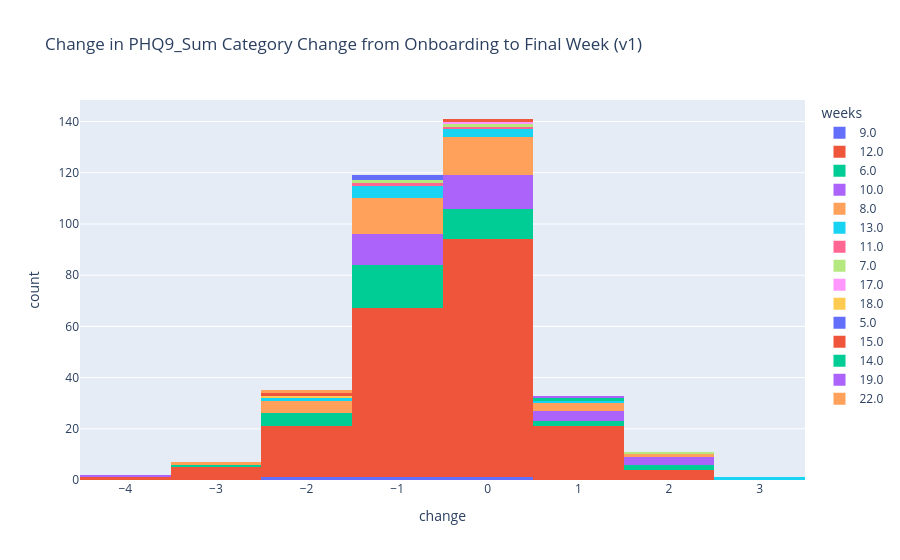
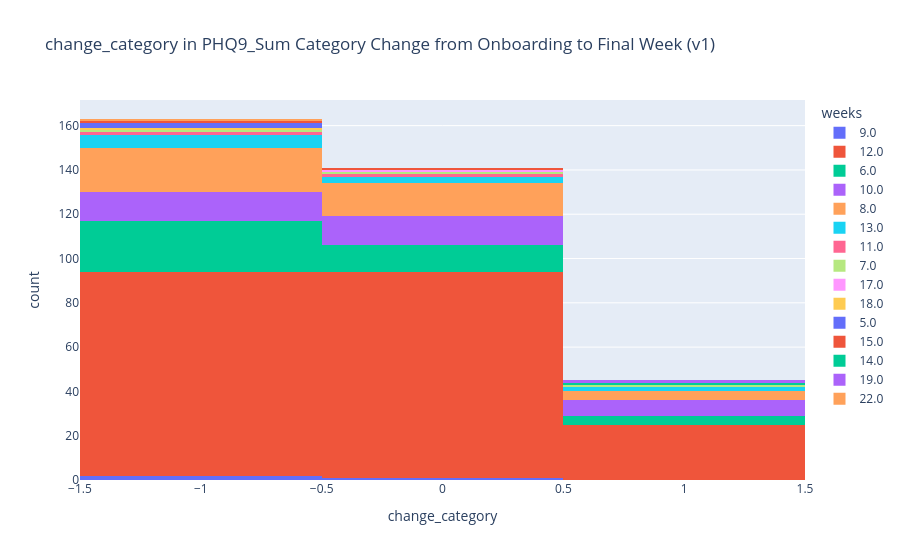
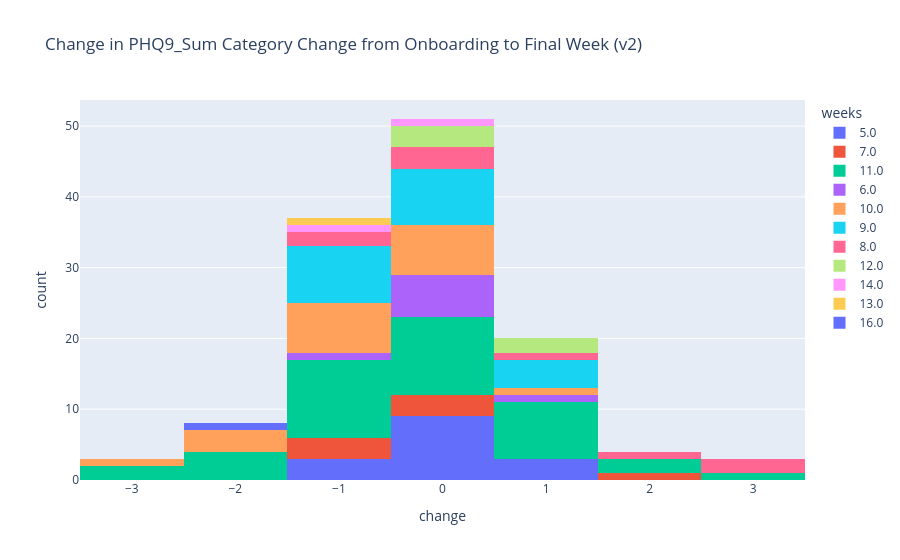
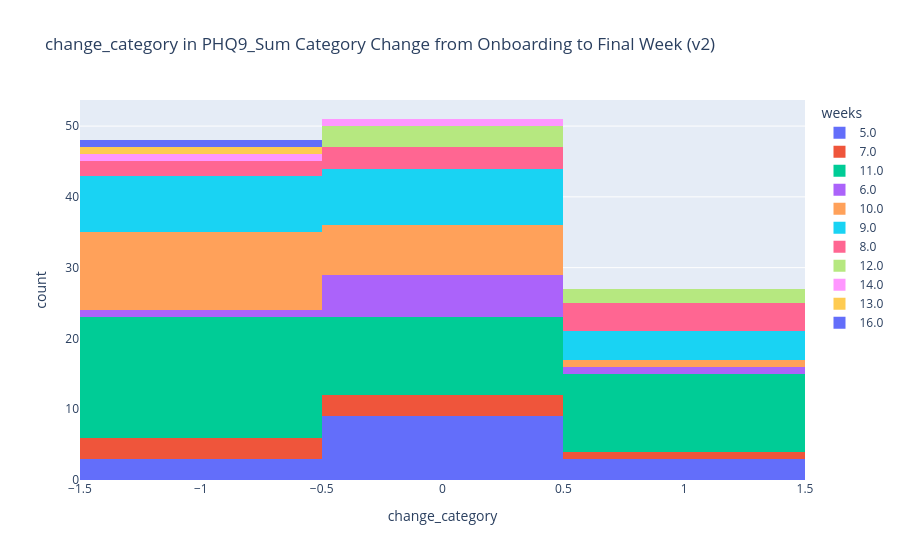

These figures' notebook cell, in order:
### Code cell
import plotly.express as px

for name in ['v1', 'v2']:
    print(f'################# {name} ##################')
    train = pd.read_csv(os.path.join(brighten_dir, f'{name}_train.csv'))
    change_in_phq9_cat = []
    for i, sub_df in train.groupby('num_id'):
            sub_df=sub_df.dropna(subset='phq9_cat')
            sub_df = sub_df.sort_values('dt')
            if sub_df.shape[0]>0:
                og_cat = sub_df.iloc[0]['phq9_cat']
                end_cat = sub_df.iloc[sub_df.shape[0]-1]['phq9_cat']
                try: 
                    cat_diff = end_cat-og_cat
                    weeks = sub_df['week'].max()
                    if weeks > 4:
                        if cat_diff < 0:
                             diff_cat = -1
                        elif cat_diff > 0:
                             diff_cat = 1
                        else: 
                             diff_cat = 0
                        change_in_phq9_cat.append([i, cat_diff, weeks, diff_cat])
                         
                except Exception as e:
                    print(i, e)
                    continue
            
    change_df = pd.DataFrame(change_in_phq9_cat, columns=['sub', 'change', 'weeks', 'change_category'])
    #display(change_df)

    fig = px.histogram(change_df, x='change', color='weeks', barmode='stack', title=f'Change in PHQ9_Sum Category Change from Onboarding to Final Week ({name})')
    fig.show()

    fig2 = px.histogram(change_df, x='change_category', color='weeks', barmode='stack', title=f'change_category in PHQ9_Sum Category Change from Onboarding to Final Week ({name})')
    fig2.show()

### Figure 1 — Plotly figure (JSON) as saved in the notebook; plotly's stock layout.template omitted (floating-point values rounded to 4 significant figures; data arrays with more than 128 entries replaced by an {"elided": "..."} marker saying what was removed)
{"data": [{"bingroup": "x", "hovertemplate": "weeks=9.0<br>change=%{x}<br>count=%{y}<extra></extra>", "legendgroup": "9.0", "marker": {"color": "#636efa", "pattern": {"shape": ""}}, "name": "9.0", "orientation": "v", "showlegend": true, "type": "histogram", "x": [0.0, -1.0, -2.0], "xaxis": "x", "yaxis": "y"}, {"bingroup": "x", "hovertemplate": "weeks=12.0<br>change=%{x}<br>count=%{y}<extra></extra>", "legendgroup": "12.0", "marker": {"color": "#EF553B", "pattern": {"shape": ""}}, "name": "12.0", "orientation": "v", "showlegend": true, "type": "histogram", "x": {"elided": "210 float values"}, "xaxis": "x", "yaxis": "y"}, {"bingroup": "x", "hovertemplate": "weeks=6.0<br>change=%{x}<br>count=%{y}<extra></extra>", "legendgroup": "6.0", "marker": {"color": "#00cc96", "pattern": {"shape": ""}}, "name": "6.0", "orientation": "v", "showlegend": true, "type": "histogram", "x": [0.0, 0.0, -1.0, -2.0, -2.0, 0.0, -1.0, -1.0, 2.0, -1.0, 0.0, -1.0, -1.0, 1.0, -3.0, -1.0, -1.0, -1.0, -2.0, -1.0, -1.0, -1.0, 0.0, 0.0, 0.0, 0.0, -2.0, 0.0, 0.0, -1.0, 2.0, -1.0, 1.0, -1.0, -1.0, 0.0, -1.0, -2.0, 0.0], "xaxis": "x", "yaxis": "y"}, {"bingroup": "x", "hovertemplate": "weeks=10.0<br>change=%{x}<br>count=%{y}<extra></extra>", "legendgroup": "10.0", "marker": {"color": "#ab63fa", "pattern": {"shape": ""}}, "name": "10.0", "orientation": "v", "showlegend": true, "type": "histogram", "x": [-1.0, -1.0, -1.0, 1.0, 0.0, -4.0, 0.0, 0.0, 1.0, 2.0, 2.0, 0.0, -1.0, 0.0, -1.0, 1.0, 0.0, 0.0, -1.0, -1.0, 1.0, -1.0, -1.0, 2.0, -1.0, 0.0, -1.0, -1.0, 0.0, 0.0, 0.0, 0.0, 0.0], "xaxis": "x", "yaxis": "y"}, {"bingroup": "x", "hovertemplate": "weeks=8.0<br>change=%{x}<br>count=%{y}<extra></extra>", "legendgroup": "8.0", "marker": {"color": "#FFA15A", "pattern": {"shape": ""}}, "name": "8.0", "orientation": "v", "showlegend": true, "type": "histogram", "x": [-1.0, -2.0, -1.0, -1.0, 0.0, 1.0, 0.0, -1.0, -1.0, 1.0, 0.0, -2.0, 0.0, -1.0, -2.0, 0.0, -1.0, 0.0, -1.0, 2.0, -1.0, -1.0, 0.0, 1.0, -1.0, 0.0, -1.0, 0.0, -1.0, -1.0, -2.0, 0.0, 0.0, 0.0, 0.0, -3.0, 0.0, -2.0, 0.0], "xaxis": "x", "yaxis": "y"}, {"bingroup": "x", "hovertemplate": "weeks=13.0<br>change=%{x}<br>count=%{y}<extra></extra>", "legendgroup": "13.0", "marker": {"color": "#19d3f3", "pattern": {"shape": ""}}, "name": "13.0", "orientation": "v", "showlegend": true, "type": "histogram", "x": [3.0, -2.0, -1.0, -1.0, 1.0, 0.0, -1.0, -1.0, -1.0, 0.0, 0.0], "xaxis": "x", "yaxis": "y"}, {"bingroup": "x", "hovertemplate": "weeks=11.0<br>change=%{x}<br>count=%{y}<extra></extra>", "legendgroup": "11.0", "marker": {"color": "#FF6692", "pattern": {"shape": ""}}, "name": "11.0", "orientation": "v", "showlegend": true, "type": "histogram", "x": [-1.0, 0.0], "xaxis": "x", "yaxis": "y"}, {"bingroup": "x", "hovertemplate": "weeks=7.0<br>change=%{x}<br>count=%{y}<extra></extra>", "legendgroup": "7.0", "marker": {"color": "#B6E880", "pattern": {"shape": ""}}, "name": "7.0", "orientation": "v", "showlegend": true, "type": "histogram", "x": [2.0, 0.0, -1.0], "xaxis": "x", "yaxis": "y"}, {"bingroup": "x", "hovertemplate": "weeks=17.0<br>change=%{x}<br>count=%{y}<extra></extra>", "legendgroup": "17.0", "marker": {"color": "#FF97FF", "pattern": {"shape": ""}}, "name": "17.0", "orientation": "v", "showlegend": true, "type": "histogram", "x": [0.0], "xaxis": "x", "yaxis": "y"}, {"bingroup": "x", "hovertemplate": "weeks=18.0<br>change=%{x}<br>count=%{y}<extra></extra>", "legendgroup": "18.0", "marker": {"color": "#FECB52", "pattern": {"shape": ""}}, "name": "18.0", "orientation": "v", "showlegend": true, "type": "histogram", "x": [-2.0], "xaxis": "x", "yaxis": "y"}, {"bingroup": "x", "hovertemplate": "weeks=5.0<br>change=%{x}<br>count=%{y}<extra></extra>", "legendgroup": "5.0", "marker": {"color": "#636efa", "pattern": {"shape": ""}}, "name": "5.0", "orientation": "v", "showlegend": true, "type": "histogram", "x": [-1.0, -1.0], "xaxis": "x", "yaxis": "y"}, {"bingroup": "x", "hovertemplate": "weeks=15.0<br>change=%{x}<br>count=%{y}<extra></extra>", "legendgroup": "15.0", "marker": {"color": "#EF553B", "pattern": {"shape": ""}}, "name": "15.0", "orientation": "v", "showlegend": true, "type": "histogram", "x": [-2.0, 0.0], "xaxis": "x", "yaxis": "y"}, {"bingroup": "x", "hovertemplate": "weeks=14.0<br>change=%{x}<br>count=%{y}<extra></extra>", "legendgroup": "14.0", "marker": {"color": "#00cc96", "pattern": {"shape": ""}}, "name": "14.0", "orientation": "v", "showlegend": true, "type": "histogram", "x": [1.0], "xaxis": "x", "yaxis": "y"}, {"bingroup": "x", "hovertemplate": "weeks=19.0<br>change=%{x}<br>count=%{y}<extra></extra>", "legendgroup": "19.0", "marker": {"color": "#ab63fa", "pattern": {"shape": ""}}, "name": "19.0", "orientation": "v", "showlegend": true, "type": "histogram", "x": [1.0], "xaxis": "x", "yaxis": "y"}, {"bingroup": "x", "hovertemplate": "weeks=22.0<br>change=%{x}<br>count=%{y}<extra></extra>", "legendgroup": "22.0", "marker": {"color": "#FFA15A", "pattern": {"shape": ""}}, "name": "22.0", "orientation": "v", "showlegend": true, "type": "histogram", "x": [-2.0], "xaxis": "x", "yaxis": "y"}], "layout": {"barmode": "stack", "legend": {"title": {"text": "weeks"}, "tracegroupgap": 0}, "title": {"text": "Change in PHQ9_Sum Category Change from Onboarding to Final Week (v1)"}, "xaxis": {"anchor": "y", "domain": [0, 1], "title": {"text": "change"}}, "yaxis": {"anchor": "x", "domain": [0, 1], "title": {"text": "count"}}}}

### Figure 2 — Plotly figure (JSON) as saved in the notebook; plotly's stock layout.template omitted (floating-point values rounded to 4 significant figures; data arrays with more than 128 entries replaced by an {"elided": "..."} marker saying what was removed)
{"data": [{"bingroup": "x", "hovertemplate": "weeks=9.0<br>change_category=%{x}<br>count=%{y}<extra></extra>", "legendgroup": "9.0", "marker": {"color": "#636efa", "pattern": {"shape": ""}}, "name": "9.0", "orientation": "v", "showlegend": true, "type": "histogram", "x": [0, -1, -1], "xaxis": "x", "yaxis": "y"}, {"bingroup": "x", "hovertemplate": "weeks=12.0<br>change_category=%{x}<br>count=%{y}<extra></extra>", "legendgroup": "12.0", "marker": {"color": "#EF553B", "pattern": {"shape": ""}}, "name": "12.0", "orientation": "v", "showlegend": true, "type": "histogram", "x": {"elided": "210 int values"}, "xaxis": "x", "yaxis": "y"}, {"bingroup": "x", "hovertemplate": "weeks=6.0<br>change_category=%{x}<br>count=%{y}<extra></extra>", "legendgroup": "6.0", "marker": {"color": "#00cc96", "pattern": {"shape": ""}}, "name": "6.0", "orientation": "v", "showlegend": true, "type": "histogram", "x": [0, 0, -1, -1, -1, 0, -1, -1, 1, -1, 0, -1, -1, 1, -1, -1, -1, -1, -1, -1, -1, -1, 0, 0, 0, 0, -1, 0, 0, -1, 1, -1, 1, -1, -1, 0, -1, -1, 0], "xaxis": "x", "yaxis": "y"}, {"bingroup": "x", "hovertemplate": "weeks=10.0<br>change_category=%{x}<br>count=%{y}<extra></extra>", "legendgroup": "10.0", "marker": {"color": "#ab63fa", "pattern": {"shape": ""}}, "name": "10.0", "orientation": "v", "showlegend": true, "type": "histogram", "x": [-1, -1, -1, 1, 0, -1, 0, 0, 1, 1, 1, 0, -1, 0, -1, 1, 0, 0, -1, -1, 1, -1, -1, 1, -1, 0, -1, -1, 0, 0, 0, 0, 0], "xaxis": "x", "yaxis": "y"}, {"bingroup": "x", "hovertemplate": "weeks=8.0<br>change_category=%{x}<br>count=%{y}<extra></extra>", "legendgroup": "8.0", "marker": {"color": "#FFA15A", "pattern": {"shape": ""}}, "name": "8.0", "orientation": "v", "showlegend": true, "type": "histogram", "x": [-1, -1, -1, -1, 0, 1, 0, -1, -1, 1, 0, -1, 0, -1, -1, 0, -1, 0, -1, 1, -1, -1, 0, 1, -1, 0, -1, 0, -1, -1, -1, 0, 0, 0, 0, -1, 0, -1, 0], "xaxis": "x", "yaxis": "y"}, {"bingroup": "x", "hovertemplate": "weeks=13.0<br>change_category=%{x}<br>count=%{y}<extra></extra>", "legendgroup": "13.0", "marker": {"color": "#19d3f3", "pattern": {"shape": ""}}, "name": "13.0", "orientation": "v", "showlegend": true, "type": "histogram", "x": [1, -1, -1, -1, 1, 0, -1, -1, -1, 0, 0], "xaxis": "x", "yaxis": "y"}, {"bingroup": "x", "hovertemplate": "weeks=11.0<br>change_category=%{x}<br>count=%{y}<extra></extra>", "legendgroup": "11.0", "marker": {"color": "#FF6692", "pattern": {"shape": ""}}, "name": "11.0", "orientation": "v", "showlegend": true, "type": "histogram", "x": [-1, 0], "xaxis": "x", "yaxis": "y"}, {"bingroup": "x", "hovertemplate": "weeks=7.0<br>change_category=%{x}<br>count=%{y}<extra></extra>", "legendgroup": "7.0", "marker": {"color": "#B6E880", "pattern": {"shape": ""}}, "name": "7.0", "orientation": "v", "showlegend": true, "type": "histogram", "x": [1, 0, -1], "xaxis": "x", "yaxis": "y"}, {"bingroup": "x", "hovertemplate": "weeks=17.0<br>change_category=%{x}<br>count=%{y}<extra></extra>", "legendgroup": "17.0", "marker": {"color": "#FF97FF", "pattern": {"shape": ""}}, "name": "17.0", "orientation": "v", "showlegend": true, "type": "histogram", "x": [0], "xaxis": "x", "yaxis": "y"}, {"bingroup": "x", "hovertemplate": "weeks=18.0<br>change_category=%{x}<br>count=%{y}<extra></extra>", "legendgroup": "18.0", "marker": {"color": "#FECB52", "pattern": {"shape": ""}}, "name": "18.0", "orientation": "v", "showlegend": true, "type": "histogram", "x": [-1], "xaxis": "x", "yaxis": "y"}, {"bingroup": "x", "hovertemplate": "weeks=5.0<br>change_category=%{x}<br>count=%{y}<extra></extra>", "legendgroup": "5.0", "marker": {"color": "#636efa", "pattern": {"shape": ""}}, "name": "5.0", "orientation": "v", "showlegend": true, "type": "histogram", "x": [-1, -1], "xaxis": "x", "yaxis": "y"}, {"bingroup": "x", "hovertemplate": "weeks=15.0<br>change_category=%{x}<br>count=%{y}<extra></extra>", "legendgroup": "15.0", "marker": {"color": "#EF553B", "pattern": {"shape": ""}}, "name": "15.0", "orientation": "v", "showlegend": true, "type": "histogram", "x": [-1, 0], "xaxis": "x", "yaxis": "y"}, {"bingroup": "x", "hovertemplate": "weeks=14.0<br>change_category=%{x}<br>count=%{y}<extra></extra>", "legendgroup": "14.0", "marker": {"color": "#00cc96", "pattern": {"shape": ""}}, "name": "14.0", "orientation": "v", "showlegend": true, "type": "histogram", "x": [1], "xaxis": "x", "yaxis": "y"}, {"bingroup": "x", "hovertemplate": "weeks=19.0<br>change_category=%{x}<br>count=%{y}<extra></extra>", "legendgroup": "19.0", "marker": {"color": "#ab63fa", "pattern": {"shape": ""}}, "name": "19.0", "orientation": "v", "showlegend": true, "type": "histogram", "x": [1], "xaxis": "x", "yaxis": "y"}, {"bingroup": "x", "hovertemplate": "weeks=22.0<br>change_category=%{x}<br>count=%{y}<extra></extra>", "legendgroup": "22.0", "marker": {"color": "#FFA15A", "pattern": {"shape": ""}}, "name": "22.0", "orientation": "v", "showlegend": true, "type": "histogram", "x": [-1], "xaxis": "x", "yaxis": "y"}], "layout": {"barmode": "stack", "legend": {"title": {"text": "weeks"}, "tracegroupgap": 0}, "title": {"text": "change_category in PHQ9_Sum Category Change from Onboarding to Final Week (v1)"}, "xaxis": {"anchor": "y", "domain": [0, 1], "title": {"text": "change_category"}}, "yaxis": {"anchor": "x", "domain": [0, 1], "title": {"text": "count"}}}}

### Figure 3 — Plotly figure (JSON) as saved in the notebook; plotly's stock layout.template omitted (floating-point values rounded to 4 significant figures)
{"data": [{"bingroup": "x", "hovertemplate": "weeks=5.0<br>change=%{x}<br>count=%{y}<extra></extra>", "legendgroup": "5.0", "marker": {"color": "#636efa", "pattern": {"shape": ""}}, "name": "5.0", "orientation": "v", "showlegend": true, "type": "histogram", "x": [1.0, 0.0, 0.0, -1.0, 0.0, 0.0, -1.0, 1.0, 0.0, 1.0, 0.0, 0.0, 0.0, 0.0, -1.0], "xaxis": "x", "yaxis": "y"}, {"bingroup": "x", "hovertemplate": "weeks=7.0<br>change=%{x}<br>count=%{y}<extra></extra>", "legendgroup": "7.0", "marker": {"color": "#EF553B", "pattern": {"shape": ""}}, "name": "7.0", "orientation": "v", "showlegend": true, "type": "histogram", "x": [-1.0, 0.0, 0.0, -1.0, -1.0, 0.0, 2.0], "xaxis": "x", "yaxis": "y"}, {"bingroup": "x", "hovertemplate": "weeks=11.0<br>change=%{x}<br>count=%{y}<extra></extra>", "legendgroup": "11.0", "marker": {"color": "#00cc96", "pattern": {"shape": ""}}, "name": "11.0", "orientation": "v", "showlegend": true, "type": "histogram", "x": [0.0, -2.0, -2.0, 1.0, -1.0, 0.0, -1.0, -1.0, 0.0, 0.0, 1.0, -1.0, 0.0, -2.0, -1.0, 0.0, 3.0, 1.0, -3.0, 0.0, -1.0, -1.0, -1.0, -1.0, 1.0, 0.0, 0.0, 1.0, 1.0, 0.0, 2.0, 1.0, -1.0, -1.0, 0.0, -2.0, 2.0, 1.0, -3.0], "xaxis": "x", "yaxis": "y"}, {"bingroup": "x", "hovertemplate": "weeks=6.0<br>change=%{x}<br>count=%{y}<extra></extra>", "legendgroup": "6.0", "marker": {"color": "#ab63fa", "pattern": {"shape": ""}}, "name": "6.0", "orientation": "v", "showlegend": true, "type": "histogram", "x": [0.0, 0.0, 1.0, -1.0, 0.0, 0.0, 0.0, 0.0], "xaxis": "x", "yaxis": "y"}, {"bingroup": "x", "hovertemplate": "weeks=10.0<br>change=%{x}<br>count=%{y}<extra></extra>", "legendgroup": "10.0", "marker": {"color": "#FFA15A", "pattern": {"shape": ""}}, "name": "10.0", "orientation": "v", "showlegend": true, "type": "histogram", "x": [0.0, 0.0, -2.0, -1.0, -1.0, 0.0, -3.0, 0.0, -1.0, -1.0, 1.0, 0.0, 0.0, 0.0, -2.0, -1.0, -1.0, -2.0, -1.0], "xaxis": "x", "yaxis": "y"}, {"bingroup": "x", "hovertemplate": "weeks=9.0<br>change=%{x}<br>count=%{y}<extra></extra>", "legendgroup": "9.0", "marker": {"color": "#19d3f3", "pattern": {"shape": ""}}, "name": "9.0", "orientation": "v", "showlegend": true, "type": "histogram", "x": [-1.0, 0.0, -1.0, -1.0, 0.0, -1.0, 1.0, -1.0, 0.0, 0.0, 1.0, 0.0, 1.0, -1.0, 0.0, 0.0, 0.0, -1.0, -1.0, 1.0], "xaxis": "x", "yaxis": "y"}, {"bingroup": "x", "hovertemplate": "weeks=8.0<br>change=%{x}<br>count=%{y}<extra></extra>", "legendgroup": "8.0", "marker": {"color": "#FF6692", "pattern": {"shape": ""}}, "name": "8.0", "orientation": "v", "showlegend": true, "type": "histogram", "x": [1.0, 3.0, -1.0, 0.0, 0.0, 2.0, 3.0, 0.0, -1.0], "xaxis": "x", "yaxis": "y"}, {"bingroup": "x", "hovertemplate": "weeks=12.0<br>change=%{x}<br>count=%{y}<extra></extra>", "legendgroup": "12.0", "marker": {"color": "#B6E880", "pattern": {"shape": ""}}, "name": "12.0", "orientation": "v", "showlegend": true, "type": "histogram", "x": [0.0, 0.0, 0.0, 1.0, 1.0], "xaxis": "x", "yaxis": "y"}, {"bingroup": "x", "hovertemplate": "weeks=14.0<br>change=%{x}<br>count=%{y}<extra></extra>", "legendgroup": "14.0", "marker": {"color": "#FF97FF", "pattern": {"shape": ""}}, "name": "14.0", "orientation": "v", "showlegend": true, "type": "histogram", "x": [0.0, -1.0], "xaxis": "x", "yaxis": "y"}, {"bingroup": "x", "hovertemplate": "weeks=13.0<br>change=%{x}<br>count=%{y}<extra></extra>", "legendgroup": "13.0", "marker": {"color": "#FECB52", "pattern": {"shape": ""}}, "name": "13.0", "orientation": "v", "showlegend": true, "type": "histogram", "x": [-1.0], "xaxis": "x", "yaxis": "y"}, {"bingroup": "x", "hovertemplate": "weeks=16.0<br>change=%{x}<br>count=%{y}<extra></extra>", "legendgroup": "16.0", "marker": {"color": "#636efa", "pattern": {"shape": ""}}, "name": "16.0", "orientation": "v", "showlegend": true, "type": "histogram", "x": [-2.0], "xaxis": "x", "yaxis": "y"}], "layout": {"barmode": "stack", "legend": {"title": {"text": "weeks"}, "tracegroupgap": 0}, "title": {"text": "Change in PHQ9_Sum Category Change from Onboarding to Final Week (v2)"}, "xaxis": {"anchor": "y", "domain": [0, 1], "title": {"text": "change"}}, "yaxis": {"anchor": "x", "domain": [0, 1], "title": {"text": "count"}}}}

### Figure 4 — Plotly figure (JSON) as saved in the notebook; plotly's stock layout.template omitted (floating-point values rounded to 4 significant figures)
{"data": [{"bingroup": "x", "hovertemplate": "weeks=5.0<br>change_category=%{x}<br>count=%{y}<extra></extra>", "legendgroup": "5.0", "marker": {"color": "#636efa", "pattern": {"shape": ""}}, "name": "5.0", "orientation": "v", "showlegend": true, "type": "histogram", "x": [1, 0, 0, -1, 0, 0, -1, 1, 0, 1, 0, 0, 0, 0, -1], "xaxis": "x", "yaxis": "y"}, {"bingroup": "x", "hovertemplate": "weeks=7.0<br>change_category=%{x}<br>count=%{y}<extra></extra>", "legendgroup": "7.0", "marker": {"color": "#EF553B", "pattern": {"shape": ""}}, "name": "7.0", "orientation": "v", "showlegend": true, "type": "histogram", "x": [-1, 0, 0, -1, -1, 0, 1], "xaxis": "x", "yaxis": "y"}, {"bingroup": "x", "hovertemplate": "weeks=11.0<br>change_category=%{x}<br>count=%{y}<extra></extra>", "legendgroup": "11.0", "marker": {"color": "#00cc96", "pattern": {"shape": ""}}, "name": "11.0", "orientation": "v", "showlegend": true, "type": "histogram", "x": [0, -1, -1, 1, -1, 0, -1, -1, 0, 0, 1, -1, 0, -1, -1, 0, 1, 1, -1, 0, -1, -1, -1, -1, 1, 0, 0, 1, 1, 0, 1, 1, -1, -1, 0, -1, 1, 1, -1], "xaxis": "x", "yaxis": "y"}, {"bingroup": "x", "hovertemplate": "weeks=6.0<br>change_category=%{x}<br>count=%{y}<extra></extra>", "legendgroup": "6.0", "marker": {"color": "#ab63fa", "pattern": {"shape": ""}}, "name": "6.0", "orientation": "v", "showlegend": true, "type": "histogram", "x": [0, 0, 1, -1, 0, 0, 0, 0], "xaxis": "x", "yaxis": "y"}, {"bingroup": "x", "hovertemplate": "weeks=10.0<br>change_category=%{x}<br>count=%{y}<extra></extra>", "legendgroup": "10.0", "marker": {"color": "#FFA15A", "pattern": {"shape": ""}}, "name": "10.0", "orientation": "v", "showlegend": true, "type": "histogram", "x": [0, 0, -1, -1, -1, 0, -1, 0, -1, -1, 1, 0, 0, 0, -1, -1, -1, -1, -1], "xaxis": "x", "yaxis": "y"}, {"bingroup": "x", "hovertemplate": "weeks=9.0<br>change_category=%{x}<br>count=%{y}<extra></extra>", "legendgroup": "9.0", "marker": {"color": "#19d3f3", "pattern": {"shape": ""}}, "name": "9.0", "orientation": "v", "showlegend": true, "type": "histogram", "x": [-1, 0, -1, -1, 0, -1, 1, -1, 0, 0, 1, 0, 1, -1, 0, 0, 0, -1, -1, 1], "xaxis": "x", "yaxis": "y"}, {"bingroup": "x", "hovertemplate": "weeks=8.0<br>change_category=%{x}<br>count=%{y}<extra></extra>", "legendgroup": "8.0", "marker": {"color": "#FF6692", "pattern": {"shape": ""}}, "name": "8.0", "orientation": "v", "showlegend": true, "type": "histogram", "x": [1, 1, -1, 0, 0, 1, 1, 0, -1], "xaxis": "x", "yaxis": "y"}, {"bingroup": "x", "hovertemplate": "weeks=12.0<br>change_category=%{x}<br>count=%{y}<extra></extra>", "legendgroup": "12.0", "marker": {"color": "#B6E880", "pattern": {"shape": ""}}, "name": "12.0", "orientation": "v", "showlegend": true, "type": "histogram", "x": [0, 0, 0, 1, 1], "xaxis": "x", "yaxis": "y"}, {"bingroup": "x", "hovertemplate": "weeks=14.0<br>change_category=%{x}<br>count=%{y}<extra></extra>", "legendgroup": "14.0", "marker": {"color": "#FF97FF", "pattern": {"shape": ""}}, "name": "14.0", "orientation": "v", "showlegend": true, "type": "histogram", "x": [0, -1], "xaxis": "x", "yaxis": "y"}, {"bingroup": "x", "hovertemplate": "weeks=13.0<br>change_category=%{x}<br>count=%{y}<extra></extra>", "legendgroup": "13.0", "marker": {"color": "#FECB52", "pattern": {"shape": ""}}, "name": "13.0", "orientation": "v", "showlegend": true, "type": "histogram", "x": [-1], "xaxis": "x", "yaxis": "y"}, {"bingroup": "x", "hovertemplate": "weeks=16.0<br>change_category=%{x}<br>count=%{y}<extra></extra>", "legendgroup": "16.0", "marker": {"color": "#636efa", "pattern": {"shape": ""}}, "name": "16.0", "orientation": "v", "showlegend": true, "type": "histogram", "x": [-1], "xaxis": "x", "yaxis": "y"}], "layout": {"barmode": "stack", "legend": {"title": {"text": "weeks"}, "tracegroupgap": 0}, "title": {"text": "change_category in PHQ9_Sum Category Change from Onboarding to Final Week (v2)"}, "xaxis": {"anchor": "y", "domain": [0, 1], "title": {"text": "change_category"}}, "yaxis": {"anchor": "x", "domain": [0, 1], "title": {"text": "count"}}}}
